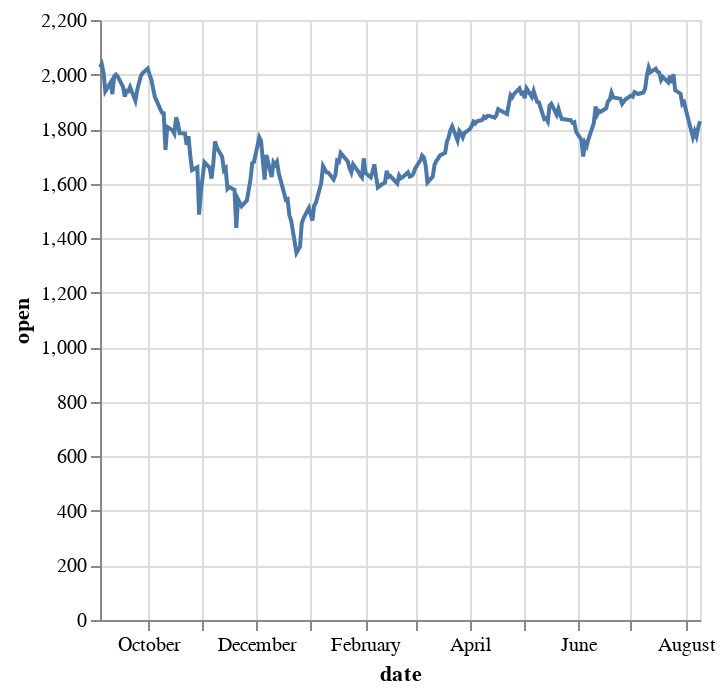

The cell this chart's notebook holds for it:
### Code cell
alt.Chart(amzn_df).mark_line().encode(
    x='date:T', # specify encoding data type: T for date or time value
    y='open:Q', # specify encoding data type: Q for continous real-valued quantity
    # y2='close:Q',
    # color='close:Q',
    # shape='high',
)

### Figure 1 — Vega-Lite specification as saved in the notebook (floating-point values rounded to 4 significant figures; data arrays with more than 128 entries replaced by an {"elided": "..."} marker saying what was removed)
{"data": {"name": "data-c533d1d93bf93cfff4de237aea0b1e89"}, "mark": "line", "encoding": {"x": {"field": "date", "type": "temporal"}, "y": {"field": "open", "type": "quantitative"}}, "$schema": "https://vega.github.io/schema/vega-lite/v4.17.0.json", "datasets": {"data-c533d1d93bf93cfff4de237aea0b1e89": {"elided": "235 records"}}}
